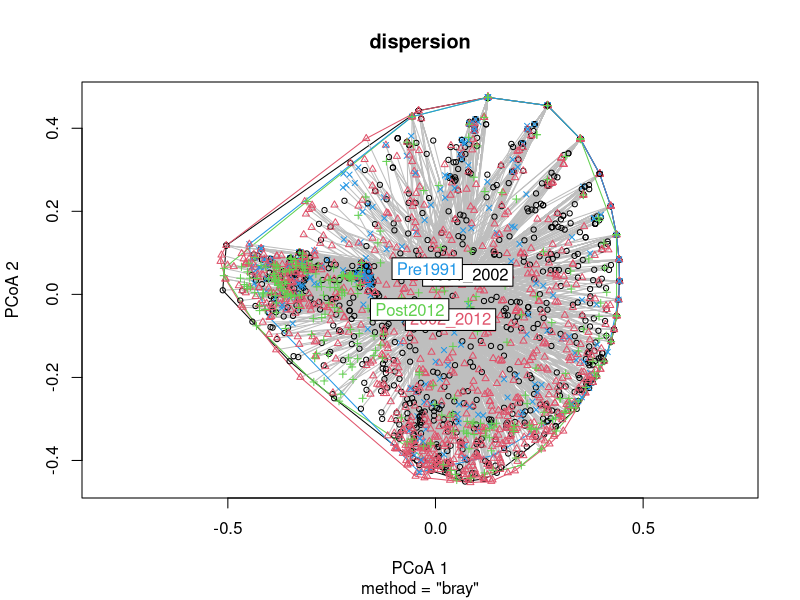
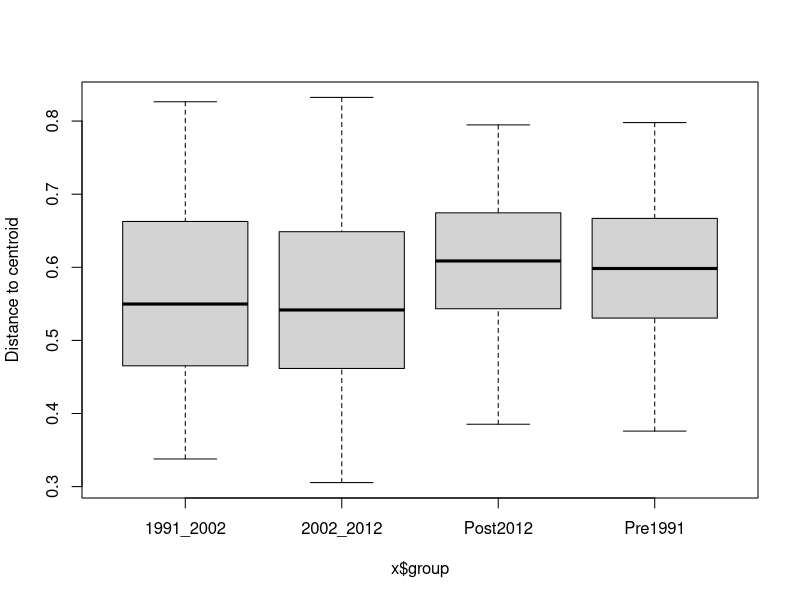

Reproduce these figures in R, in order. (Note: a time limit stopped this script after it produced the figures.)
#PERMANOVA: to test global effects
#How community composition (species assemblages divided into life-history traits) varies with SO₂ and year?
#Are the species identities and abundances different between time periods?

library(vegan)
library(dplyr)
library(tidyr)
library(readxl)

#Set formating of format1 dataset
format1 <- read_excel("format1.xlsx")
#####
format1 <- format1 %>%
  mutate(Date = as.Date(Date))

format1 <- format1 %>%
  mutate(
    PolicyPeriod = case_when(
      Date < as.Date("1991-10-04") ~ "Pre1991",
      Date >= as.Date("1991-10-04") & Date < as.Date("2002-06-01") ~ "1991_2002",
      Date >= as.Date("2002-06-01") & Date < as.Date("2012-09-01") ~ "2002_2012",
      Date >= as.Date("2012-09-01") ~ "Post2012"
    ),
    PolicyPeriod = factor(PolicyPeriod)
  )

format1$PolicyPeriod <- as.factor(format1$PolicyPeriod)
format1$Date <- as.factor(format1$Date)
format1$Woody.species <- as.factor(format1$Woody.species)

str(format1$Date)

#Create a unique sample ID for grouping variable
format1 <- format1 %>%
  mutate(SampleID = paste(Time.period, Woody.species, sep = "_"))

#Create species matrix: rows = samples, columns = species, values = total abundance
sp_matrix <- format1 %>%
  group_by(SampleID, Species) %>%
  summarise(Abundance = sum(Number), .groups = "drop") %>%
  pivot_wider(names_from = Species, values_from = Abundance, values_fill = 0)
#####
#Convert to matrix
#####

# Convert to base data frame
sp_df <- as.data.frame(sp_matrix)

# Set row names from SampleID
rownames(sp_df) <- sp_df$SampleID

# Remove SampleID column now that it's row names
sp_df$SampleID <- NULL

# Summarize environmental metadata per SampleID
env_data <- format1 %>%
  group_by(SampleID) %>%
  summarise(
    PolicyPeriod = first(PolicyPeriod),
    Woody.species = first(Woody.species),
    Immission = mean(Immission, na.rm = TRUE),
    T = mean(T, na.rm = TRUE),
    Precipitation = mean(Precipitation, na.rm = TRUE),
    Wind = mean(Wind, na.rm = TRUE)
  )

env_data$Woody.species <- as.factor(env_data$Woody.species)
#####
#PERMANOVA
#####
# Bray-Curtis dissimilarity calculation
bray_dist <- vegdist(sp_df, method = "bray")
#PERMDISP
dispersion <- betadisper(bray_dist, env_data$PolicyPeriod)
permutest(dispersion)
plot(dispersion)
boxplot(dispersion)
#differences in group dispersion exist?
pairwise.perm.test <- TukeyHSD(dispersion)
print(pairwise.perm.test)
#A test for homogeneity of multivariate dispersion (PERMDISP) was significant (p = 0.001), indicating slight differences in group dispersion. Visual inspection, however, showed only moderate variation, suggesting group differences in the PERMANOVA are likely driven by both location and spread effects.

# PERMANOVA test
adonis_result <- adonis2(bray_dist ~ PolicyPeriod*Immission + T + Precipitation + Wind,
                         data = env_data,
                         permutations = 999,
                         method = "bray")

# View result
print(adonis_result3)

adonis_result2<-adonis2(bray_dist ~ PolicyPeriod+Immission, data = env_data, permutations = 50, method = "bray",by="margin",strata=env_data$Woody.species)

adonis_result3<-adonis2(bray_dist ~ PolicyPeriod*Immission, data = env_data, permutations = 50, method = "bray",by="margin",strata=env_data$Woody.species)

adonis_result4<-adonis2(bray_dist ~ PolicyPeriod*Immission, data = env_data, permutations = 50, method = "bray",by="margin",strata=env_data$Woody.species)
